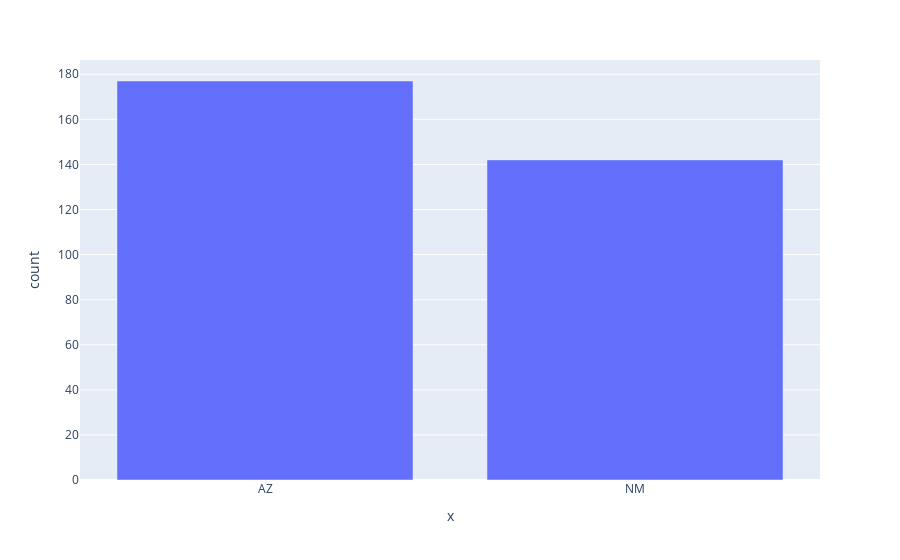

The cell this chart's notebook holds for it:
### Code cell
fig = px.bar(df['estado'].value_counts(dropna=False), x=['AZ','NM'], y='count')
fig.show()

### Figure 1 — Plotly figure (JSON) as saved in the notebook; plotly's stock layout.template omitted (floating-point values rounded to 4 significant figures)
{"data": [{"alignmentgroup": "True", "hovertemplate": "x=%{x}<br>count=%{y}<extra></extra>", "legendgroup": "", "marker": {"color": "#636efa", "pattern": {"shape": ""}}, "name": "", "offsetgroup": "", "orientation": "v", "showlegend": false, "textposition": "auto", "type": "bar", "x": ["AZ", "NM"], "xaxis": "x", "y": [177, 142], "yaxis": "y"}], "layout": {"barmode": "relative", "legend": {"tracegroupgap": 0}, "margin": {"t": 60}, "xaxis": {"anchor": "y", "domain": [0, 1], "title": {"text": "x"}}, "yaxis": {"anchor": "x", "domain": [0, 1], "title": {"text": "count"}}}}
